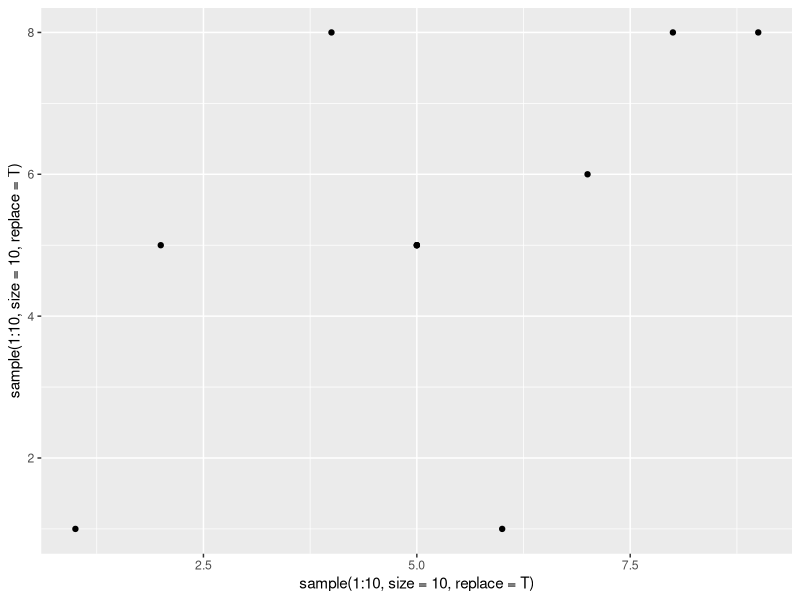
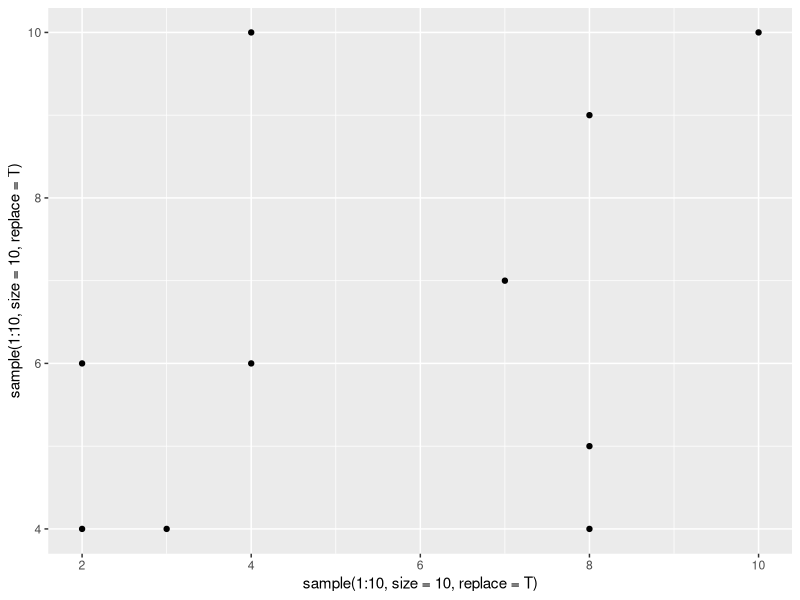
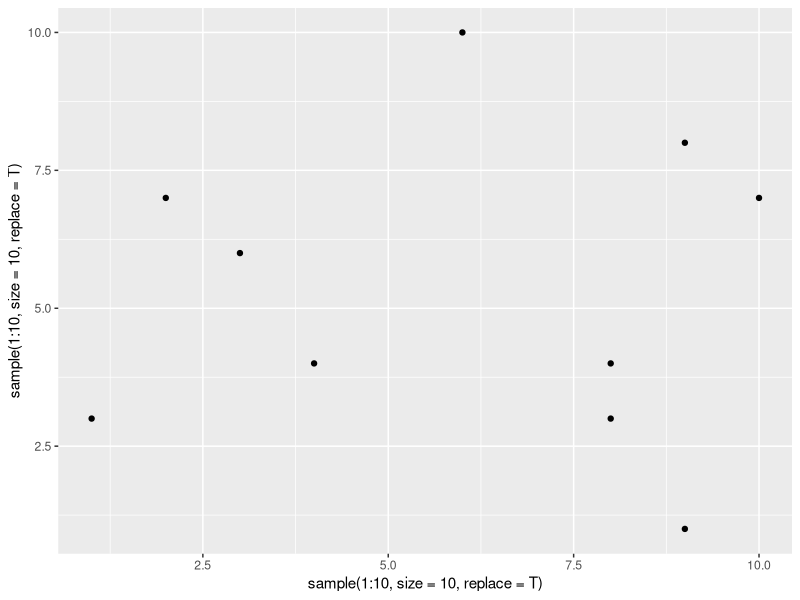
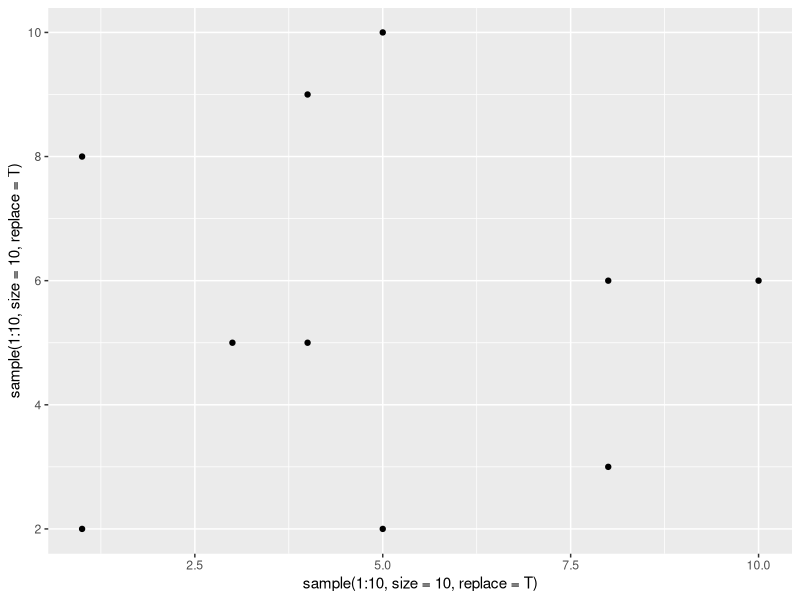
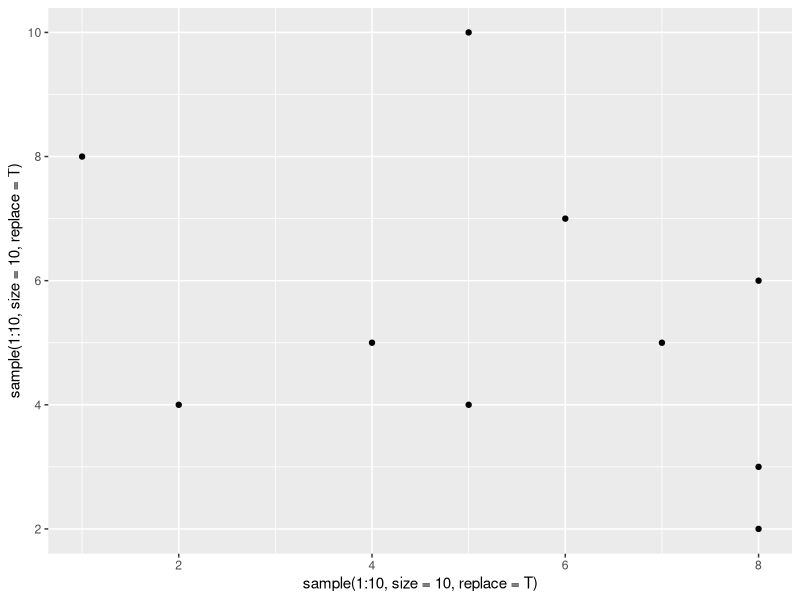
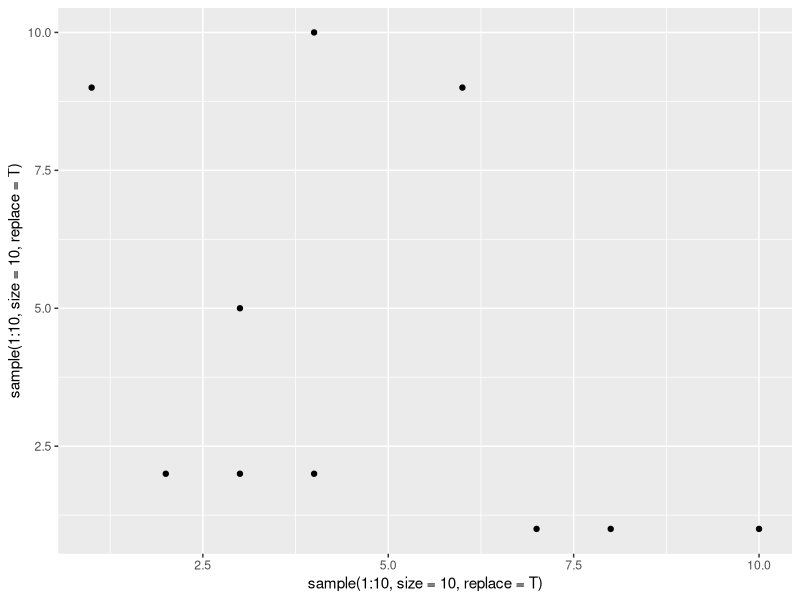
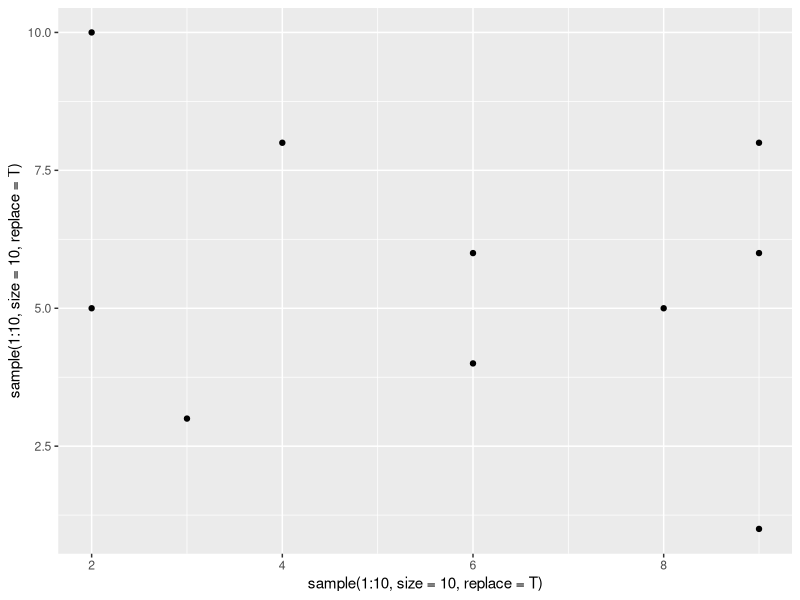
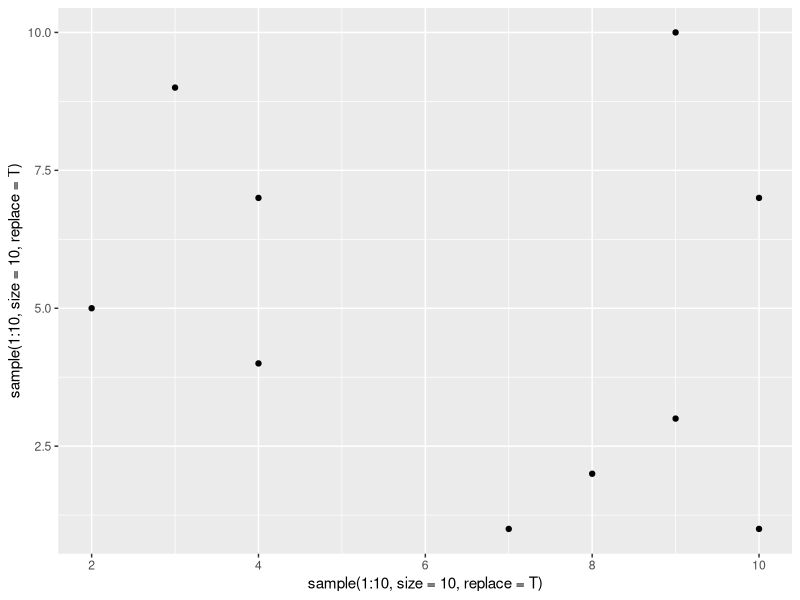

Source code (R) for these figures, in order:
library(ggplot2)

for(n in 1:10){
  gg = ggplot() +
    geom_point(aes(x = sample(1:10,
                              size = 10,
                              replace = T),
                   y = sample(1:10,
                              size = 10,
                              replace = T)))
  ggsave(filename = paste0('sample_ggplot_', n, '.png'),
         plot = gg)
}